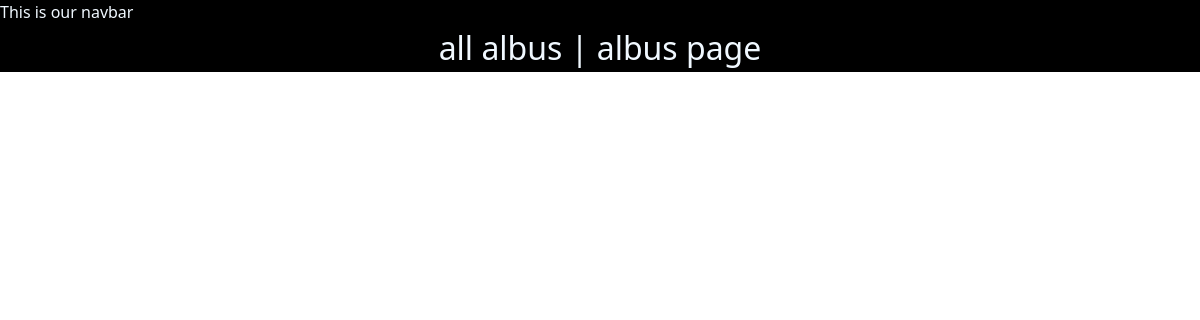
The page /albus/ on the database as committed earlier.
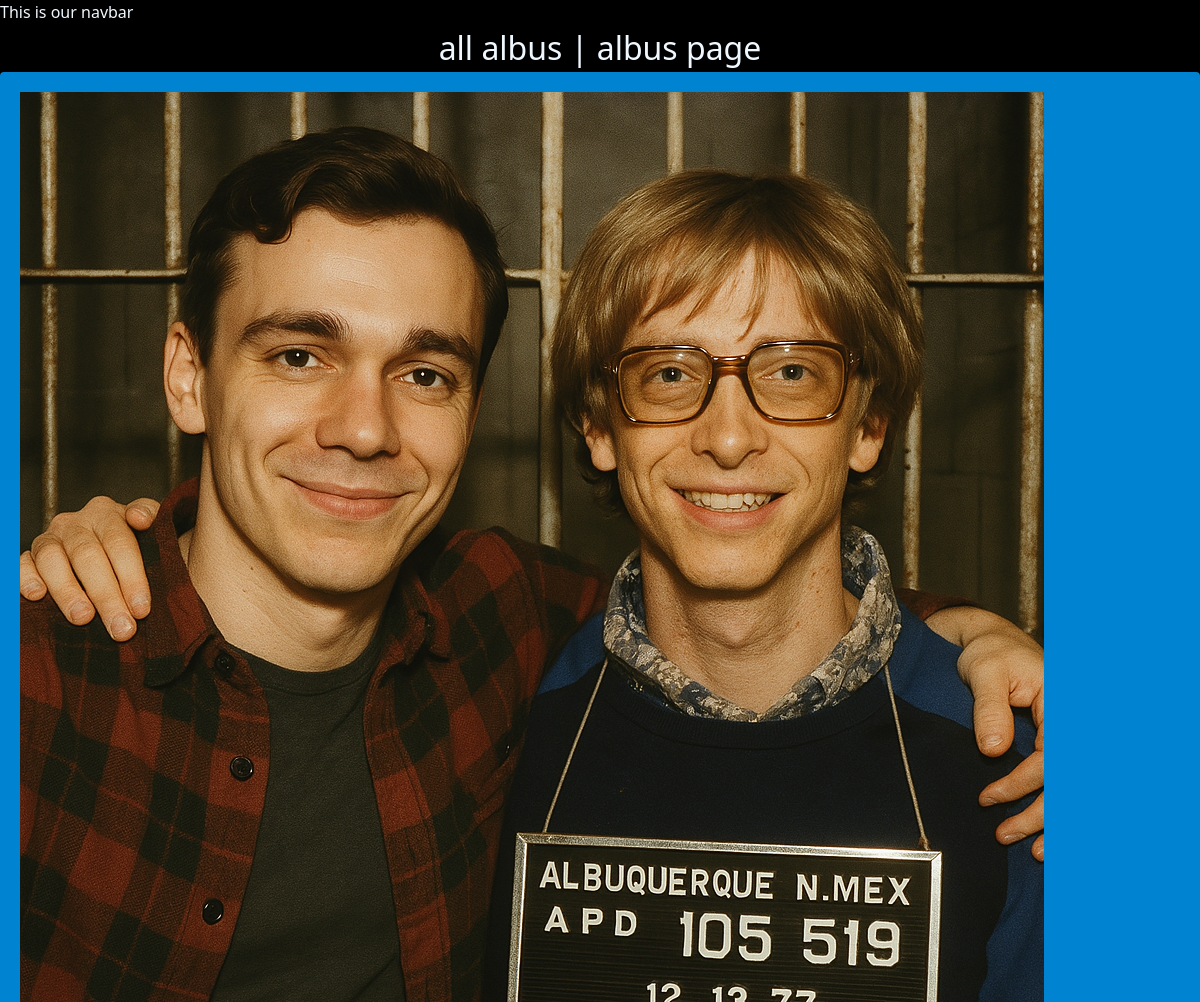
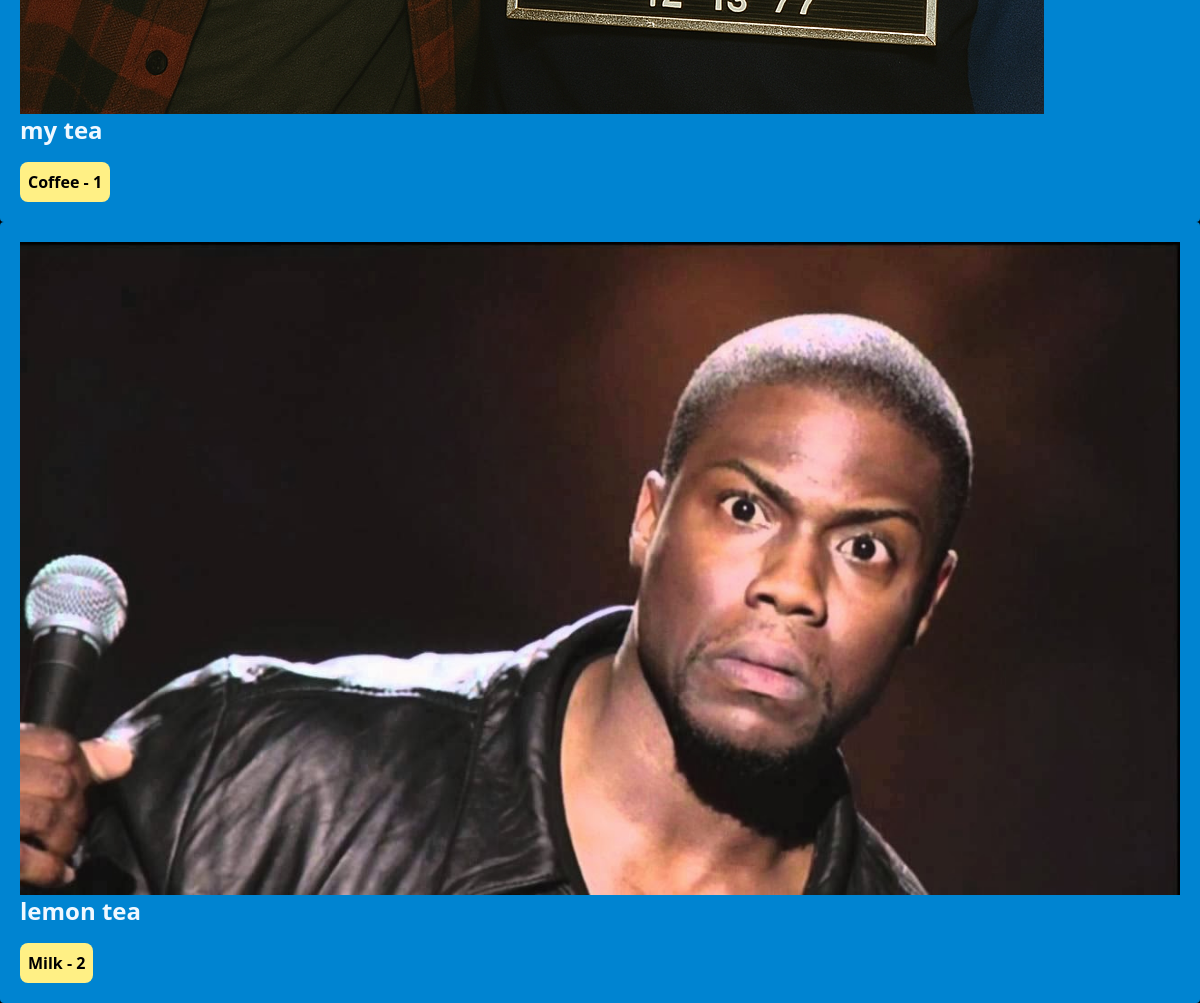
The same page on the database as committed later (2 pictures, top to bottom).
### albus/models.py (models this page shows, shortened)
class ChaiVarity(models.Model):
    CHAI_TYPE_CHOICE = [
        ('Tea', 'Tea'),
        ('Coffee', 'Coffee'),
        ('Milk', 'Milk'),
    ]
    name = models.CharField(max_length=100)
    image = models.ImageField(upload_to='images')
    date_added = models.DateTimeField(default=timezone.now)
    description = models.TextField(default='')
    type = models.CharField(max_length=20, choices=CHAI_TYPE_CHOICE)

### albus/views.py (the view)
# urls.py: path("", views.albus, name='all_albus'),
def albus(request):
    teas = ChaiVarity.objects.all()
    return render(request, 'albus/all_albus.html', {'teas': teas})

### albus/templates/albus/all_albus.html (shortened to what this page needs)
{% extends "layout.html" %}
  {% block content %}
  <h1>all albus | albus page</h1>
  {% for tea in teas  %}
  <div class="tea-item bg-sky-600 p-5 rounded">
      <img src="{{tea.image.url}}" alt="">
      <h3 class='text-2xl font-bold '>{{tea.name}}</h3>
      <a href="{% url 'tea_details' tea.id %}">
        <button
        type="button"
        class="bg-yellow-200 text-black font-bold p-2 rounded-lg mt-4 cursor-pointer">
          {{tea.type}} - {{tea.id}}
        </button>
      </a>
  </div>
{% endfor %}
{% endblock %}

### templates/layout.html (shortened to what this page needs)
{% load static %}
{% load static tailwind_tags %}
<!DOCTYPE html>
<html lang="en">
  <head>
    <link rel="stylesheet" href="{% static 'styles.css' %}" />
    {% tailwind_css %}
  </head>
  <body>
    <nav>This is our navbar</nav>
    {% block content %}{% endblock %}
  </body>
</html>

### static/styles.css (style rules this page uses)
body { background-color: black; color: aliceblue; }
h1 { text-align: center; font-size: 2em; }

Rows that differ between the two databases and show on the page:
added ChaiVarity: image (picture), name "my tea", type "Coffee", id "1"
added ChaiVarity: image (picture), name "lemon tea", type "Milk", id "2"
